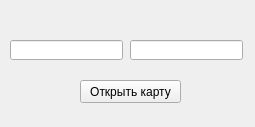
<?xml version="1.0" encoding="UTF-8"?>
<ui version="4.0">
 <class>Form</class>
 <widget class="QWidget" name="Form">
  <property name="geometry">
   <rect>
    <x>0</x>
    <y>0</y>
    <width>255</width>
    <height>127</height>
   </rect>
  </property>
  <property name="windowTitle">
   <string>Form</string>
  </property>
  <widget class="QLineEdit" name="lineEdit">
   <property name="geometry">
    <rect>
     <x>10</x>
     <y>40</y>
     <width>113</width>
     <height>20</height>
    </rect>
   </property>
  </widget>
  <widget class="QLineEdit" name="lineEdit_2">
   <property name="geometry">
    <rect>
     <x>130</x>
     <y>40</y>
     <width>113</width>
     <height>20</height>
    </rect>
   </property>
  </widget>
  <widget class="QPushButton" name="pushButton">
   <property name="geometry">
    <rect>
     <x>80</x>
     <y>80</y>
     <width>101</width>
     <height>23</height>
    </rect>
   </property>
   <property name="text">
    <string>Открыть карту</string>
   </property>
  </widget>
 </widget>
 <resources/>
 <connections/>
</ui>
